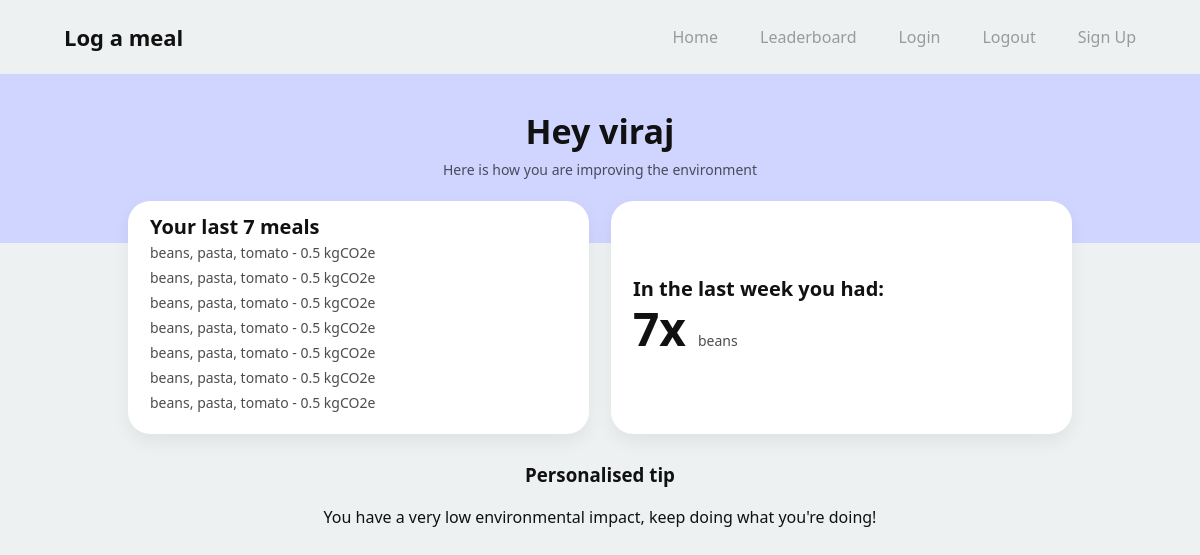
The page / (signed in) on the database its author committed.
### app/models.py (models this page shows, shortened)
class User(db.Model,UserMixin):
    __tablename__ = 'users'
    id: so.Mapped[int] = so.mapped_column(primary_key=True)
    username: so.Mapped[str] = so.mapped_column(sa.String(63), index=True, unique=True)
    email: so.Mapped[str] = so.mapped_column(sa.String(119), index=True, unique=True)
    password_hash: so.Mapped[Optional[str]] = so.mapped_column(sa.String(255))
    weekly_score: so.Mapped[int] = so.mapped_column(sa.Integer, index=True, default=0)
    meals: so.Mapped[list['Meal']] = so.relationship(back_populates='user')

class Meal(db.Model):
    id: so.Mapped[int] = so.mapped_column(primary_key=True)
    carb: so.Mapped[str] = so.mapped_column(sa.String(16))
    protein: so.Mapped[str] = so.mapped_column(sa.String(16))
    veg: so.Mapped[str] = so.mapped_column(sa.String(16))
    total_emissions: so.Mapped[float] = so.mapped_column(sa.Float, default=0)
    date_added: so.Mapped[str] = so.mapped_column(sa.Date, default=date.today())
    user_id: so.Mapped[int] = so.mapped_column(sa.ForeignKey(User.id), index=True)
    user: so.Mapped[User] = so.relationship(back_populates='meals')

### app/routes.py (the view)
@app.route("/",methods=["GET","POST"])
@login_required
def index():
    last_7_meals = current_user.meals[-7:]
    protein_count = {}
    for meal in last_7_meals:
        if meal.protein not in protein_count:
            protein_count[meal.protein] = 1
        else:
            protein_count[meal.protein] += 1
    return render_template("index.html",
                           last_7_meals=last_7_meals,
                           protein_count=protein_count,
                           user_name=current_user.username)

### app/models.py (called while the page is built)
@login.user_loader
def load_user(id):
    return db.session.get(User, int(id))

### app/templates/index.html (shortened to what this page needs)
{% extends "base.html" %}
{% block styles %}
<link rel="stylesheet" href="{{ url_for('static', filename='css/log_meal.css') }}">
{% endblock %}
{% block content %}
<main class="dash">
    <section class="dash-hero">
        <h1 class="dash-title">{{"Hey " + user_name if user_name else "You are not logged in" }}</h1>
        <p class="dash-subtitle">Here is how you are improving the environment</p>
    </section>
    <section class="stats">
        <div class="stat-card">
            <div class="stat-title">Your last 7 meals</div>
            {% for meal in last_7_meals %}
            <div class="stat-row">
                <div class="stat-label">{{ meal.protein }}, {{ meal.carb }}, {{ meal.veg }} - {{ meal.total_emissions|round(2) }} kgCO2e</div>
            </div>
            {% endfor %}
        </div>
        <div class="stat-card stat-card--right">
            <div class="stat-title">In the last week you had:</div>
            {% for k, v in protein_count.items() %}
            <div class="stat-row">
                <div class="stat-value">{{ v }}x</div>
                <div class="stat-label">{{ k }}</div>
            </div>
            {% endfor %}
        </div>
    </section>
    <h3 style="text-align:center">Personalised tip</h3>
    {% if "beef" in protein_count.keys() %}
    <p style="text-align:center">Try swapping out beef for pork!</p>
    {% elif "lamb" in protein_count.keys() %}
    <p style="text-align:center">Try swapping out lamb for turkey!</p>
    {% elif "shrimp" in protein_count.keys() %}
    <p style="text-align:center">Try swapping out shrimp for wild fish!</p>
    {% elif "pork" in protein_count.keys() %}
    <p style="text-align:center">Try swapping out pork for tofu!</p>
    {% else %}
    <p style="text-align:center">You have a very low environmental impact, keep doing what you're doing!</p>
    {% endif %}
    {% endblock %}

### app/static/css/style.css (style rules this page uses)
*, *::before, *::after { box-sizing: border-box; }
:root { --bg-main: #ffffff; --bg-page: #eef1f1; --lavender: #cfd5ff; --blue-primary: #0b3dff; --blue-dark: #0013b8; --text-main: #111111; --text-muted: #7a7a7a; --text-nav: #9a9a9a; --card-bg: #ffffff; --shadow-sm: 0 8px 18px rgba(0,0,0,0.06); --placeholder: #d9d9d9; --gray-box: #d8d8d8; --container-max: 1120px; --radius-lg: 48px; }
body { margin: 0; font-family: system-ui, -apple-system, sans-serif; background: var(--bg-main); color: var(--text-main); }

### app/static/css/log_meal.css (style rules this page uses)
body { background: var(--bg-page); }
.dash { min-height: 100vh; }
.dash-hero { background: var(--lavender); padding: 34px 18px 64px; text-align: center; }
.dash-title { margin: 0; font-size: 34px; font-weight: 800; }
.dash-subtitle { margin: 6px 0 0; font-size: 14px; color: rgba(0,0,0,0.65); }
.stats { max-width: 980px; margin: -42px auto 28px; padding: 0 18px; display: grid; grid-template-columns: 1fr 1fr; gap: 22px; }
.stat-card { background: var(--card-bg); border-radius: 22px; box-shadow: var(--shadow-sm); padding: 16px 22px; min-height: 92px; display: flex; flex-direction: column; justify-content: center; }
.stat-label { font-size: 14px; color: rgba(0,0,0,0.7); margin-bottom: 6px; }
.stat-row { display: flex; align-items: baseline; gap: 12px; }
.stat-value { font-size: 46px; line-height: 1; font-weight: 800; }
.stat-title { font-size: 20px; line-height: 1; font-weight: 800; margin-bottom: 6px; }

### rows shown on the page
User: username "Hey viraj"
Meal: protein "beans", carb "pasta", veg "tomato", total_emissions "0.5", v "7"
Meal: protein "beans", carb "pasta", veg "tomato", total_emissions "0.5"
Meal: protein "beans", carb "pasta", veg "tomato", total_emissions "0.5"
Meal: protein "beans", carb "pasta", veg "tomato", total_emissions "0.5"
Meal: protein "beans", carb "pasta", veg "tomato", total_emissions "0.5"
Meal: protein "beans", carb "pasta", veg "tomato", total_emissions "0.5"
Meal: protein "beans", carb "pasta", veg "tomato", total_emissions "0.5"
